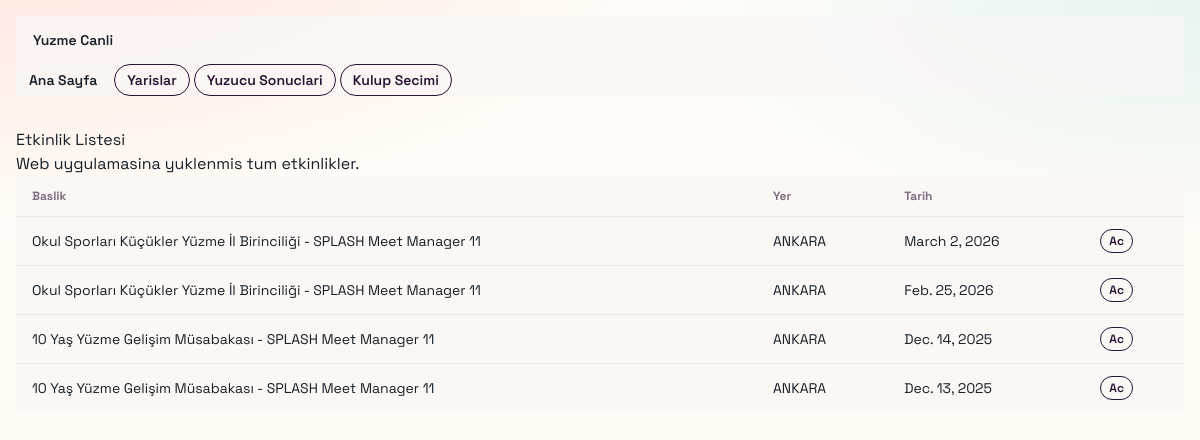
Page /events/ on the earlier database version.
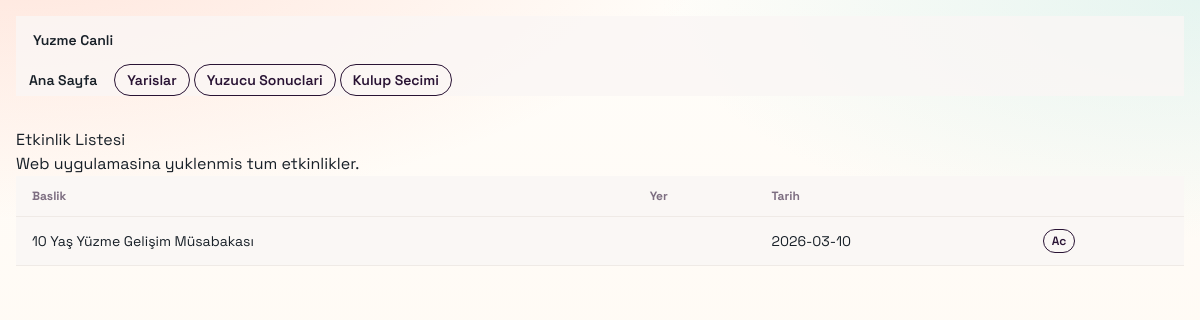
Same page on the later database version.
### main/models.py (models this page shows, shortened)
class Event(models.Model):
    unique_name = models.CharField(max_length=100, unique=True, default="")
    title = models.CharField(max_length=255)
    date = models.CharField(max_length=64)
    location = models.CharField(max_length=255)
    class Meta:
        unique_together = [("title", "date", "location")]

### main/views.py (the view)
# urls.py: path('events/', views.event_list, name='event_list'),
def event_list(request):
    events = Event.objects.order_by("-date", "title")
    return render(request, "event_list.html", {"events": events})

### main/templates/event_list.html (shortened to what this page needs)
{% extends "base.html" %}
{% block content %}
<section class="mb-6">
    <h1 class="text-3xl font-bold mb-2">Etkinlik Listesi</h1>
    <p class="opacity-80">Web uygulamasina yuklenmis tum etkinlikler.</p>
</section>
<section class="overflow-x-auto rounded-2xl border border-base-200 bg-base-100 shadow-sm">
    <table class="table table-sm sm:table-md">
        <thead>
            <tr>
                <th>Baslik</th>
                <th>Yer</th>
                <th>Tarih</th>
                <th></th>
            </tr>
        </thead>
        <tbody>
            {% for event in events %}
            <tr>
                <td class="font-medium">{{ event.title }}</td>
                <td>{{ event.location }}</td>
                <td>{{ event.date }}</td>
                <td>
                    <a href="/events/{{ event.id }}/" class="btn btn-xs btn-outline">Ac</a>
                </td>
            </tr>
            {% empty %}
            <tr>
                <td colspan="3" class="opacity-70">Etkinlik bulunamadi.</td>
            </tr>
            {% endfor %}
        </tbody>
    </table>
</section>
{% endblock %}

Differences in the rows shown:
removed Event: title "Okul Sporları Küçükler Yüzme İl Birinciliği - SPLASH Meet Manager 11", location "ANKARA", date "March 2, 2026"
removed Event: title "Okul Sporları Küçükler Yüzme İl Birinciliği - SPLASH Meet Manager 11", location "ANKARA", date "Feb. 25, 2026"
removed Event: title "10 Yaş Yüzme Gelişim Müsabakası - SPLASH Meet Manager 11", location "ANKARA", date "Dec. 14, 2025"
removed Event: title "10 Yaş Yüzme Gelişim Müsabakası - SPLASH Meet Manager 11", location "ANKARA", date "Dec. 13, 2025"
added Event: title "10 Yaş Yüzme Gelişim Müsabakası", date "2026-03-10"
